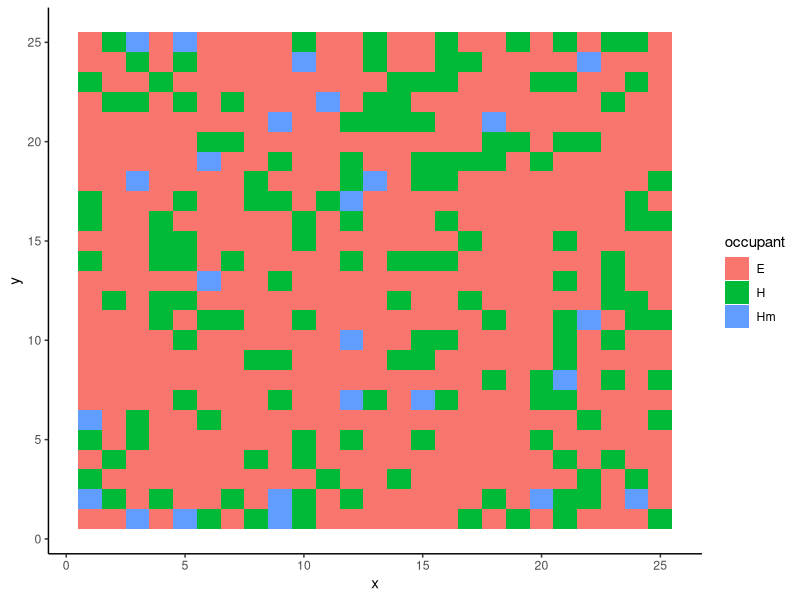
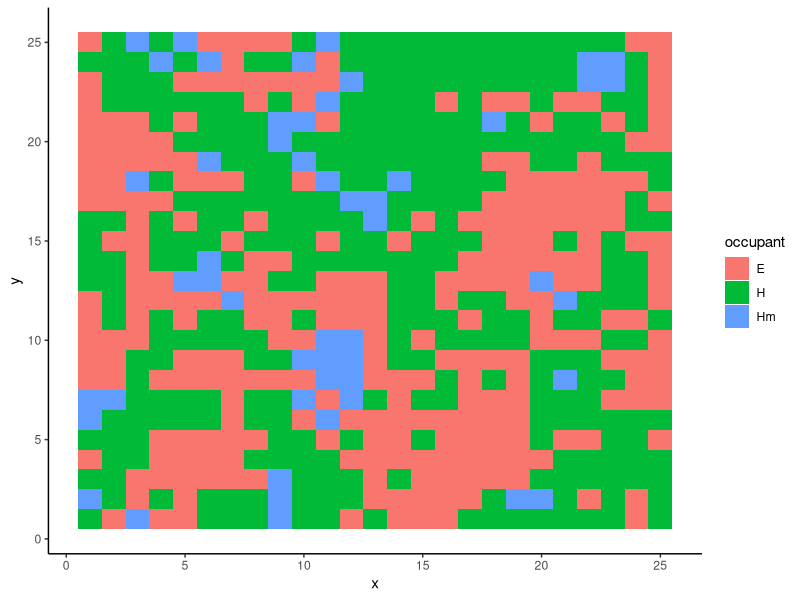
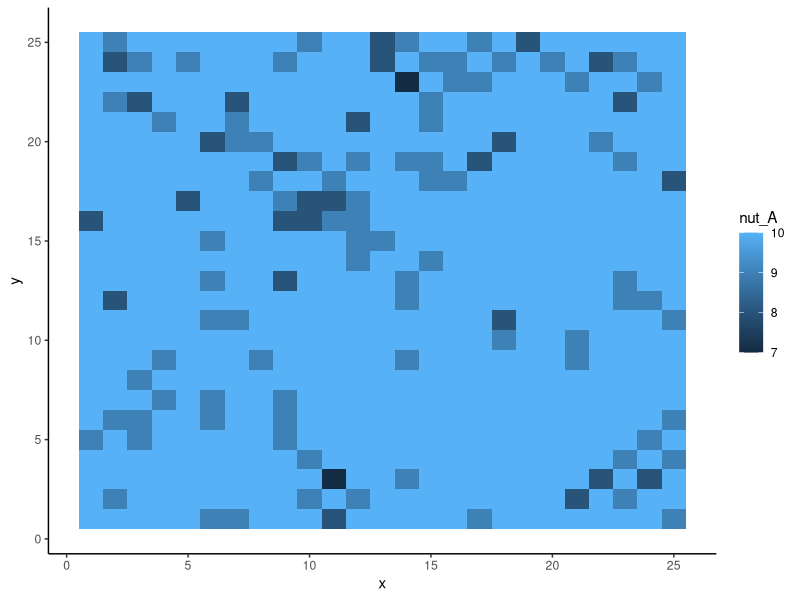
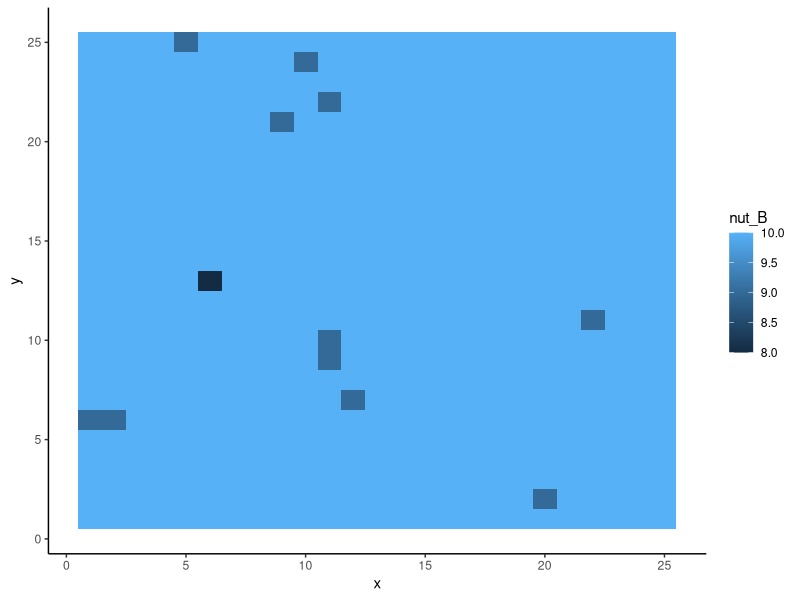

These figures' R source, in order:
library(tidyverse)
library(gganimate)


world_size <- 25
nutA_0 <- 10
nutB_0 <- 10
nutA_prod <- nutB_prod <- 0.1
nutA_K <- nutB_K <- 10
host_occupancy <- 0.3
prop_microbe <- 0.1
D_H <- D_Hm <- 0.01
R_H <- R_Hm <- 0.1
transmission_threshold <- 2
S_M <- 0.01
n_gens <- 100

set.seed(1291)
W_0 <- expand_grid(x = 1:world_size,
            y = 1:world_size,
            nut_A = nutA_0,
            nut_B = nutB_0) %>%
  mutate(occupant = sample(x = c("H", "Hm", "E"),
                           size = world_size ^ 2,
                           replace = TRUE,
                           prob = c(host_occupancy * (1 - prop_microbe),
                                    host_occupancy * prop_microbe,
                                    1 - host_occupancy)))
# W_0 %>%
#   ggplot(aes(x = x, y = y)) +
#   geom_tile(aes(fill = occupant)) +
#   theme_classic()

# W_prev <- W_0
# source_id <- 0

W_curr <- W_0
Res <- W_curr %>%
  mutate(gen = 0)
for(gen in 1:10){
  cat("====== Generation ", gen, " =====\n")
  # 1. Deaths
  ii_H <- W_curr$occupant == "H"
  ii_D <- ( runif(n = sum(ii_H), min = 0, max = 1) < D_H ) | ( W_curr$nut_A[ii_H] < 1 )
  W_curr$occupant[ which(ii_H)[which(ii_D)] ] <- "E"
  
  ii_H <- W_curr$occupant == "Hm"
  ii_D <- ( runif(n = sum(ii_H), min = 0, max = 1) < D_Hm ) | ( W_curr$nut_A[ii_H] + W_curr$nut_B[ii_H] < 1 )
  W_curr$occupant[ which(ii_H)[which(ii_D)] ] <- "E"
  
  # 2. Reproduce
  # NOTE: I should join the 2 reproduce section in just one for loop
  ii_H <- W_curr$occupant == "H" & W_curr$nut_A > 0
  ii_R <- runif(n = sum(ii_H), min = 0, max = 1) < R_H
  
  To_reproduce <- W_curr[ which(ii_H)[which(ii_R)], ]
  # Maybe I can randomize the order of reproductions to ensure
  # no bias in the position
  for(i in 1:nrow(To_reproduce)){
    neighbors <- expand_grid(xn = (To_reproduce$x[i]-1):(To_reproduce$x[i]+1),
                             yn = (To_reproduce$y[i]-1):(To_reproduce$y[i]+1)) %>%
      filter(xn > 0) %>%
      filter(yn > 0) %>%
      filter(xn <= world_size) %>%
      filter(yn <= world_size) %>%
      filter(!(xn == To_reproduce$x[i] & yn == To_reproduce$y[i])) %>%
      left_join(W_curr, by = join_by(xn == x, yn == y))
    
    ii_E <- neighbors$occupant == "E"
    if(sum(ii_E) == 0){
      next
    }else{
      ii_new <- sample(x = which(ii_E), size = 1)
      
      W_curr$occupant[ W_curr$x == neighbors$xn[ii_new] & W_curr$y == neighbors$yn[ii_new] ] <- "H"
      ii_nut <- W_curr$x == To_reproduce$x[i] & W_curr$y == To_reproduce$y[i]
      W_curr$nut_A[ ii_nut ] <- W_curr$nut_A[ ii_nut ] - 1
      
    }
  }
  
  ii_H <- W_curr$occupant == "Hm" & (W_curr$nut_A > 0 | W_curr$nut_B > 0) 
  ii_R <- runif(n = sum(ii_H), min = 0, max = 1) < R_Hm
  
  To_reproduce <- W_curr[ which(ii_H)[which(ii_R)], ]
  # Maybe I can randomize the order of reproductions to ensure
  # no bias in the position
  for(i in 1:nrow(To_reproduce)){
    neighbors <- expand_grid(xn = (To_reproduce$x[i]-1):(To_reproduce$x[i]+1),
                             yn = (To_reproduce$y[i]-1):(To_reproduce$y[i]+1)) %>%
      filter(xn > 0) %>%
      filter(yn > 0) %>%
      filter(xn <= world_size) %>%
      filter(yn <= world_size) %>%
      filter(!(xn == To_reproduce$x[i] & yn == To_reproduce$y[i])) %>%
      left_join(W_curr, by = join_by(xn == x, yn == y))
    
    ii_E <- neighbors$occupant == "E"
    if(sum(ii_E) == 0){
      next
    }else{
      ii_new <- sample(x = which(ii_E), size = 1)
      
      W_curr$occupant[ W_curr$x == neighbors$xn[ii_new] & W_curr$y == neighbors$yn[ii_new] ] <- "Hm"
      ii_nut <- W_curr$x == To_reproduce$x[i] & W_curr$y == To_reproduce$y[i]
      nut_A_curr <- W_curr$nut_A[ ii_nut ]
      nut_B_curr <- W_curr$nut_B[ ii_nut ]
      nut_consume <- sample(c("A", "B"), size = 1, prob = c(nut_A_curr, nut_B_curr))
      if(nut_consume == "A"){
        W_curr$nut_A[ ii_nut ] <- nut_A_curr - 1
      }else if(nut_consume == "B"){
        W_curr$nut_B[ ii_nut ] <- nut_B_curr - 1
      }else{
        stop("ERROR: nut_consume", call. = TRUE)
      }
    }
  }
  
  
  # 3. Transmit microbe
  ii_H <- W_curr$occupant == "H"
  for(i in which(ii_H)){
    i <- which(ii_H)[1]
    neighbors <- expand_grid(xn = (W_curr$x[i]-1):(W_curr$x[i]+1),
                             yn = (W_curr$y[i]-1):(W_curr$y[i]+1)) %>%
      filter(xn > 0) %>%
      filter(yn > 0) %>%
      filter(xn <= world_size) %>%
      filter(yn <= world_size) %>%
      filter(!(xn == W_curr$x[i] & yn == W_curr$y[i])) %>%
      left_join(W_curr, by = join_by(xn == x, yn == y))
    
    
    if(sum(neighbors$occupant == "Hm") >= transmission_threshold){
      W_curr$occupant[i] <- "Hm" 
    }
  }
  
  # 4. Shed microbe
  ii_H <- W_curr$occupant == "Hm"
  ii_S <- runif(n = sum(ii_H), min = 0, max = 1) < S_M
  W_curr$occupant[ which(ii_H)[which(ii_S)] ] <- "H"
  
  # 5. Replenish nutrient
  ii_nut <- runif(n = world_size ^ 2, min = 0, max = 1) < nutA_prod & W_curr$nut_A < nutA_K
  W_curr$nut_A[ ii_nut ] <- W_curr$nut_A[ ii_nut ] + 1
  
  ii_nut <- runif(n = world_size ^ 2, min = 0, max = 1) < nutB_prod & W_curr$nut_B < nutB_K
  W_curr$nut_B[ ii_nut ] <- W_curr$nut_B[ ii_nut ] + 1
  
  Res <- Res %>%
    bind_rows(W_curr %>%
                mutate(gen = gen))
}




a1 <- Res %>%
  ggplot(aes(x = x, y = y)) +
  geom_tile(aes(fill = occupant)) +
  theme_classic() +
  transition_manual(gen) +
  labs(title = "Generation: {current_frame}")
anim_save("sim.gif", a1, fps = 5, nframes = max(Res$gen))


Res %>%
  filter(gen == 0) %>%
  ggplot(aes(x = x, y = y)) +
  geom_tile(aes(fill = occupant)) +
  theme_classic()

Res %>%
  filter(gen == 10) %>%
  ggplot(aes(x = x, y = y)) +
  geom_tile(aes(fill = occupant)) +
  theme_classic()



Res %>%
  filter(gen == 10) %>%
  ggplot(aes(x = x, y = y)) +
  geom_tile(aes(fill = nut_A)) +
  theme_classic()

Res %>%
  filter(gen == 10) %>%
  ggplot(aes(x = x, y = y)) +
  geom_tile(aes(fill = nut_B)) +
  theme_classic()

# 
# 
# W_temp <- W_curr %>%
#   pmap_dfr(function(x, y, nut_A, nut_B, occupant, World, world_size = 100){
#     neighbors <- expand_grid(xn = (x-1):(x+1),
#                              yn = (y-1):(y+1)) %>%
#       filter(xn > 0) %>%
#       filter(yn > 0) %>%
#       filter(xn <= world_size) %>%
#       filter(yn <= world_size) %>%
#       filter(!(xn == x & yn == y)) %>%
#       left_join(World, by = join_by(xn == x, yn == y)) %>%
#       mutate(x = x, y = y)
#     
#     to_grow <- NULL
#     
#     if(occupant == "H"){
#       if(nut_A == 0){
#         # Die if no nutrient
#         occupant <- "E"
#       }else if(nut_A > 0){
#         # If nutrient
#         prob <- runif(n = 1, min = 0, max = 1)
#         if(prob < D_H){
#           # Die with D_H prob
#           occupant <- "E"
#         }else if(prob < D_H + R_H){
#           # Use nutrient to grow if empty space
#           ii_E <- which(neighbors$occupant == "E")
#           to_grow <- neighbors[sample(ii_E, size = 1),]
#         }
#       }else{
#         stop("ERROR: nutA", call. = TRUE)
#       }
#     }else if(occupant == "Hm"){
#       if(nut_A == 0 && nut_B == 0){
#         # Die if no nutrient
#         occupant <- "E"
#       }else{
#         # If nutrient
#         prob <- runif(n = 1, min = 0, max = 1)
#         if(prob < D_Hm){
#           # Die with prob D_Hm
#           occupant <- "E"
#         }else if(prob < D_Hm + R_Hm){
#           # Use nutrient to grow if empty space
#           ii_E <- which(neighbors$occupant == "E")
#           to_grow <- neighbors[sample(ii_E, size = 1),]
#         }
#       }
#     }
#     
#     tibble(x = x,
#            y = y,
#            nut_A = nut_A,
#            nut_B = nut_B,
#            occupant = occupant,
#            xn = NA,
#            yn = NA) %>%
#       bind_rows(to_grow)
# 
#   },World = W_curr, world_size = world_size)
# 
# 
# 
# 
# 
# 
# 
# 
# 
# 
# 


# for(i in 1:nrow(W_curr)){
#   prob_i <- runif(n = 1, min = 0, max = 1)
#   # Die if no nutrient or with prob D_H
#   if(W_curr$occupant[i] == "H"){
#     if(prob_i < D_H || W_curr$nut_A[i] == 0){
#       W_curr$occupant[i] <- "E"
#     }else{
#       # If not died, we check neighbors
#       neighbors <- expand_grid(xn = (W_prev$x[i]-1):(W_prev$x[i]+1),
#                                yn = (W_prev$y[i]-1):(W_prev$y[i]+1)) %>%
#         filter(xn > 0) %>%
#         filter(yn > 0) %>%
#         filter(xn <= world_size) %>%
#         filter(yn <= world_size) %>%
#         filter(!(xn == W_curr$x[i] & yn == W_curr$y[i])) %>%
#         left_join(W_prev, by = join_by(xn == x, yn == y)) %>%
#         mutate(xs = W_prev$x[i], ys = W_prev$y[i])
#       
#       if(prob_i < D_H + R_H && any(neighbors$occupant == "E")){
#         # If nutrient and and space, reproduce with prob_i using nut_A
#         n_ii <- sample(nrow(neighbors),size = 1, replace = FALSE, prob = 1*(neighbors$occupant == "E"))
#         new_ii <- W_curr$x == neighbors$xn[n_ii] & W_curr$y == neighbors$yn[n_ii]
#         W_curr$occupant[new_ii] <- "H"
#         W_curr$nut_A[i] <- W_curr$nut_A[i]
#       }
#     }
#   }
#   
# }
